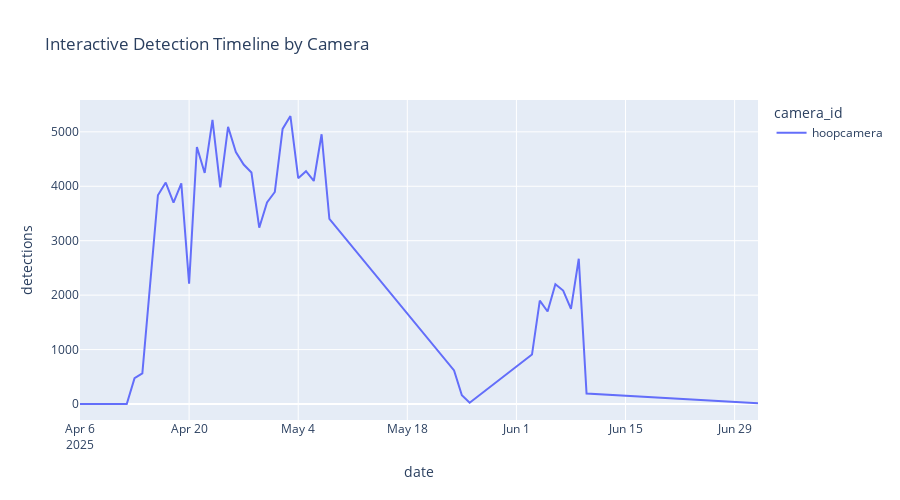

The notebook cell saved with this chart:
### Markdown cell above
## Interactive Visualizations with Plotly

### Code cell
# Summary: Create interactive timeline visualization showing detection patterns by camera
fig = px.line(df.groupby(['date', 'camera_id'])['detections'].sum().reset_index(), 
              x='date', y='detections', color='camera_id',
              title='Interactive Detection Timeline by Camera')
fig.update_layout(height=500)
fig.show()

### Figure 1 — Plotly figure (JSON) as saved in the notebook; plotly's stock layout.template omitted (floating-point values rounded to 4 significant figures)
{"data": [{"hovertemplate": "camera_id=hoopcamera<br>date=%{x}<br>detections=%{y}<extra></extra>", "legendgroup": "hoopcamera", "line": {"color": "#636efa", "dash": "solid"}, "marker": {"symbol": "circle"}, "mode": "lines", "name": "hoopcamera", "orientation": "v", "showlegend": true, "type": "scatter", "x": ["2025-04-06", "2025-04-08", "2025-04-09", "2025-04-10", "2025-04-11", "2025-04-12", "2025-04-13", "2025-04-14", "2025-04-16", "2025-04-17", "2025-04-18", "2025-04-19", "2025-04-20", "2025-04-21", "2025-04-22", "2025-04-23", "2025-04-24", "2025-04-25", "2025-04-26", "2025-04-27", "2025-04-28", "2025-04-29", "2025-04-30", "2025-05-01", "2025-05-02", "2025-05-03", "2025-05-04", "2025-05-05", "2025-05-06", "2025-05-07", "2025-05-08", "2025-05-24", "2025-05-25", "2025-05-26", "2025-06-03", "2025-06-04", "2025-06-05", "2025-06-06", "2025-06-07", "2025-06-08", "2025-06-09", "2025-06-10", "2025-07-02"], "xaxis": "x", "y": [0, 0, 0, 0, 0, 0, 473, 561, 3836, 4068, 3698, 4054, 2212, 4722, 4245, 5219, 3979, 5093, 4629, 4399, 4252, 3239, 3702, 3895, 5053, 5291, 4148, 4277, 4097, 4956, 3401, 616, 161, 23, 909, 1899, 1700, 2199, 2084, 1749, 2669, 193, 14], "yaxis": "y"}], "layout": {"height": 500, "legend": {"title": {"text": "camera_id"}, "tracegroupgap": 0}, "title": {"text": "Interactive Detection Timeline by Camera"}, "xaxis": {"anchor": "y", "domain": [0, 1], "title": {"text": "date"}}, "yaxis": {"anchor": "x", "domain": [0, 1], "title": {"text": "detections"}}}}
